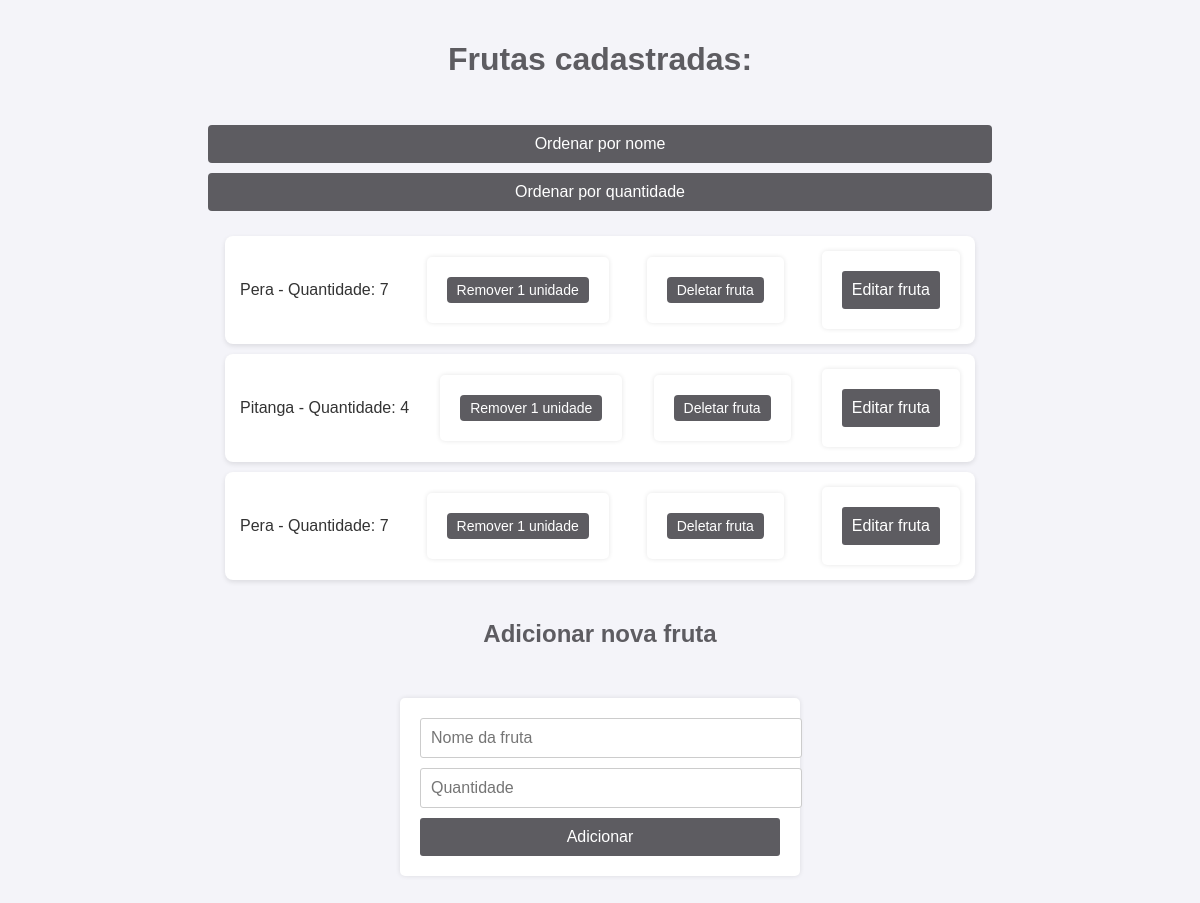
/, run on an earlier commit of the app's database.
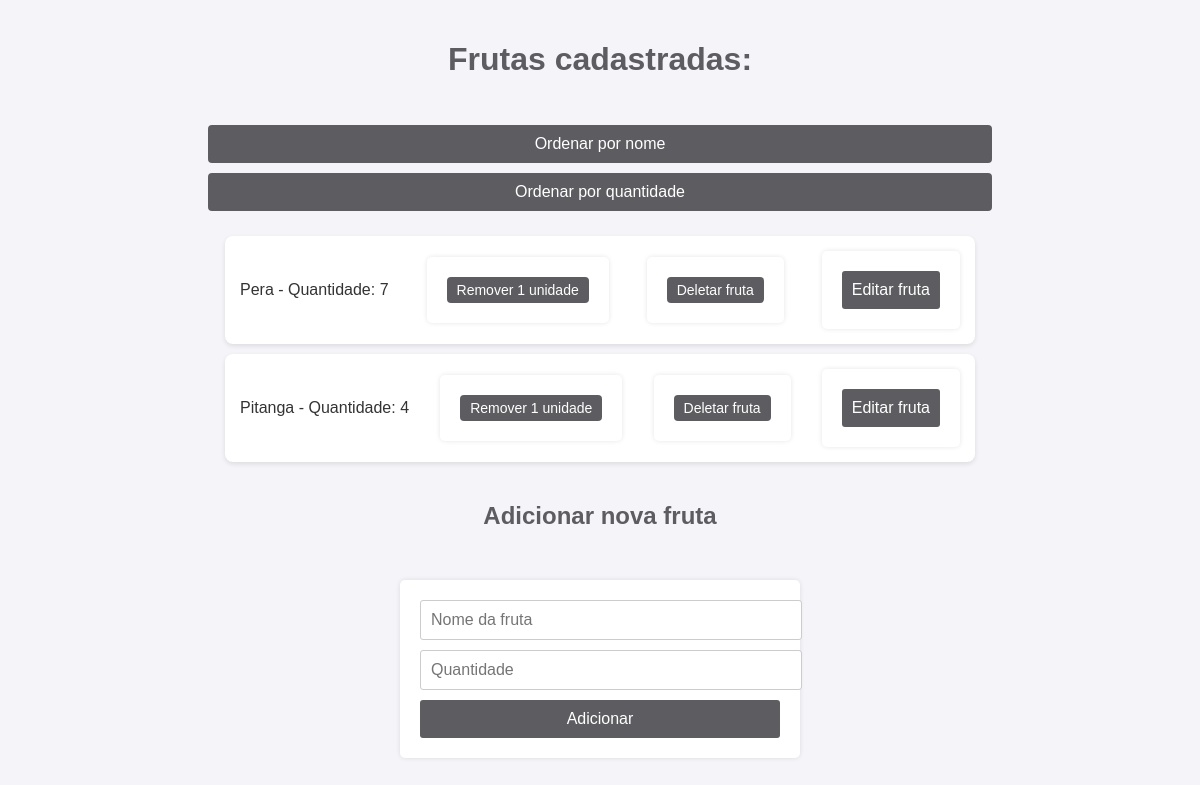
And on a later commit of the database.
### frutas/models.py (models this page shows, shortened)
class Fruta(models.Model):
    nome = models.CharField(max_length=100)
    qtd = models.IntegerField(null=True)

### frutas/views.py (the view, shortened to what this page needs)
# urls.py: path('', views.listar_adicionar_frutas, name='listar_frutas'),
def listar_adicionar_frutas(request):
    ordenacao = request.GET.get('ordenar_por')
    if ordenacao == 'nome':
        frutas = Fruta.objects.all().order_by('nome')
    elif ordenacao == 'quantidade':
        frutas = Fruta.objects.all().order_by('qtd')
    else:
        frutas = Fruta.objects.all()
    return render(request, 'frutas/lista.html', {'frutas': frutas})

### frutas/templates/frutas/lista.html (shortened to what this page needs)
<!DOCTYPE html>
<html>
<head>
    {% load static %}
    <link rel="stylesheet" type="text/css" href="{% static 'frutas/style.css' %}">
</head>
<body>
    <h1>Frutas cadastradas:</h1>
    <div style="text-align: center; margin-bottom: 20px;">
        <a href="?ordenar_por=nome" class="botao-ordenar">Ordenar por nome</a>
        <a href="?ordenar_por=quantidade" class="botao-ordenar">Ordenar por quantidade</a>
    </div>
    <ul>
        {% if frutas %}
            {% for fruta in frutas %}
                <li>
                    <div class="fruta-info">{{ fruta.nome }} - Quantidade: {{ fruta.qtd }}</div>
                    {% if fruta.id %}
                        <form action="{% url 'excluir_fruta' fruta.id %}" method="POST" class="form-excluir">
                            <button type="submit" class="botao-excluir">
                                Remover 1 unidade
                            </button>
                        </form>
                        <form action="{% url 'deletar_fruta' fruta.id %}" method="POST" class="form-excluir">
                            <button type="submit" class="botao-excluir">
                                Deletar fruta
                            </button>
                        </form>
                        <form action="{% url 'editar_fruta' fruta.id %}" method="GET" class="form-excluir">
                            <button type="submit" class="botao-editar">
                                Editar fruta
                            </button>
                        </form>
                    {% endif %}
                </li>
            {% endfor %}
        {% else %}
            <li>Nenhuma fruta cadastrada.</li>
        {% endif %}
    </ul>
    <h2>Adicionar nova fruta</h2>
    <form method="POST">
        <input type="text" name="nome" placeholder="Nome da fruta" required>
        <input type="number" name="qtd" placeholder="Quantidade" required min="1">
        <button type="submit">Adicionar</button>
    </form>
</body>
</html>

### frutas/static/frutas/style.css (style rules this page uses)
body { font-family: Arial, sans-serif; background-color: #f4f4f9; color: #333; margin: 0; padding: 0; }
h1, h2 { color: #5D5C61; text-align: center; padding: 20px 0; }
ul { list-style: none; padding: 0; margin: 20px auto; max-width: 750px; }
li { display: flex; justify-content: space-between; align-items: center; background-color: white; margin-bottom: 10px; padding: 15px; border-radius: 8px; box-shadow: 0px 2px 5px rgba(0, 0, 0, 0.1); }
form { background-color: #fff; margin: 30px 400px; padding: 20px; border-radius: 5px; box-shadow: 0 0 5px rgba(0, 0, 0, 0.1); }
form input[type="text"], form input[type="number"] { width: 100%; padding: 10px; margin-bottom: 10px; border: 1px solid #ccc; border-radius: 3px; font-size: 16px; }
form button { width: 100%; padding: 10px; background-color: #5D5C61; color: #fff; border: none; border-radius: 3px; font-size: 16px; cursor: pointer; }
.fruta-info { font-size: 16px; }
.form-excluir { margin: 0; }
.botao-excluir { background-color: #5D5C61; color: white; border: none; padding: 5px 10px; border-radius: 4px; cursor: pointer; font-size: 14px; }
.botao-ordenar { text-decoration: none; background-color: #5D5C61; color: white; padding: 10px 20px; margin: 5px; border-radius: 4px; font-size: 16px; transition: background-color 0.3s ease; width: 62%; }
a { display: inline-block; text-decoration: none; background-color: #5D5C61; color: white; padding: 10px 20px; border-radius: 4px; font-size: 16px; text-align: center; transition: background-color 0.3s ease; width: 97%; }

What changed in the data, as far as the page shows it:
removed Fruta: nome "Pera", qtd "7", shows "Remover 1 unidade"
